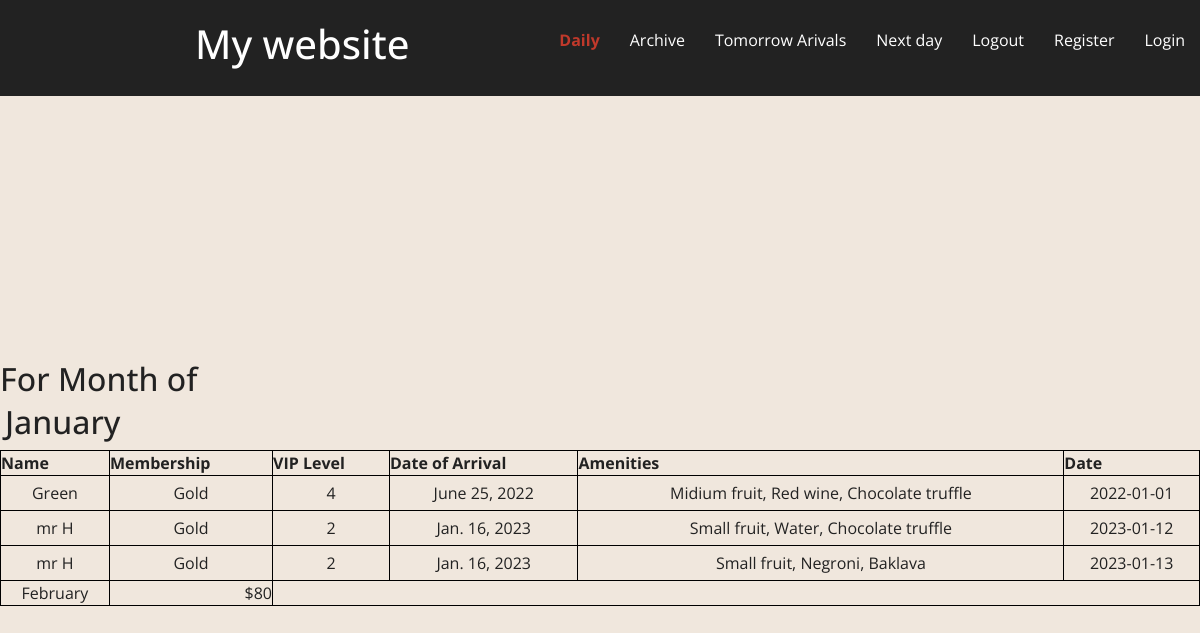
Page /total/January on the committed database.
### calc/models.py (models this page shows, shortened)
class InputAmenity(models.Model):
    big_id = models.BigAutoField(primary_key=True)
    name = models.CharField(max_length=300)
    membership = models.CharField(max_length=400)
    arrival_date = models.CharField(max_length=100)
    checkout_date = models.CharField(max_length=100, default='18/12/2022')
    returns = models.IntegerField(default=0)
    vip_level = models.IntegerField(default=0)
    guests_count = models.IntegerField(default=1)
    room_allocation = models.IntegerField(default=100)
    num_of_fruit = models.IntegerField(default=1, blank=True, null=True)
    fruit_amenity = models.CharField(
        max_length=200, choices=FRUIT, blank=True, null=True)
    num_of_drink = models.IntegerField(default=0, blank=True, null=True)
    drink_amenity = models.CharField(
        max_length=200, choices=DRINK, blank=True, null=True)
    num_of_dessert = models.IntegerField(default=1, blank=True, null=True)
    dessert_amenity = models.CharField(
        max_length=200, choices=DESSERT, blank=True, null=True)
    birthday_amenity = models.CharField(
        max_length=200, choices=BIRTHDAY, blank=True, null=True)
    month = models.CharField(max_length=300, choices=MONTHS)
    date = models.DateField(auto_now_add=True)

### calc/views.py (the view)
# urls.py: path('total/<str:months>', views.total, name='total'),
def total(request, months):
    lrg_fruit = []
    mid_fruit = []
    small_fruit = []
    long_stay = []
    fruit = []
    drink = []
    pastry = []
    data = InputAmenity.objects.filter(month=months)
    for i in DATA:
        if i.month == months:
            if i.fruit_amenity == 'Large fruit':
                lrg_fruit.append(i.fruit_amenity)
            elif i.fruit_amenity == 'Midium fruit':
                mid_fruit.append(i.fruit_amenity)
            else:
                small_fruit.append(i.fruit_amenity)
            for e in FRUIT:
                if i.fruit_amenity == e:
                    fruit.append(e)
            for d in DRINK:
                if i.drink_amenity == d:
                    drink.append(d)
            for s in DESSERT:
                if i.dessert_amenity == s:
                    pastry.append(s)
                    print(s)
    for j in DATA_LONG_STAY:
        if j.month == months:
            long_stay.append(j)
    return render(request, 'calc/total.html', {
        'fruits': len(lrg_fruit),
        'sm_fruits': len(small_fruit),
        'mid_fruits': len(mid_fruit),
        'longstay': len(long_stay),
        'month': months,
        'data': data
    })

### calc/templates/calc/total.html (shortened to what this page needs)
{% extends "calc/base.html" %}
{% load static %}
{% block body %}
<div class="month" >
  <h2>For Month of <p id="month">{{month}}</p></h2>
</div>
<table style="width:100%">
    <tr>
      <th>Name</th>
      <th>Membership</th>
      <th>VIP Level</th>
      <th>Date of Arrival</th>
      <th>Amenities</th>
      <th>Date</th>
    </tr>
    {% for d in data %}
    <tr>
      <td><p>{{d.name}}</p></td>
      <td >{{d.membership}}</td>
      <td>{{d.vip_level}}</td>
      <td>{{d.date}}</td>
      <td class="amenities">{{d.fruit_amenity}}, {{ d.drink_amenity}}, {{d.dessert_amenity}}</td>
      <td>{{d.arrival_date}}</td>
    </tr>
    {% endfor %}
    <tr>
        <tr>
      <td>February</td>
      <td style="text-align:right">$80</td>
    </tr>
  </table>
  <div class="total">
    <ul id="total">
        <li></li>
    </ul>
</div>
{% endblock %}

### calc/static/style.css (style rules this page uses)
* { box-sizing: border-box; margin: 0; padding: 0; }
body { font-family: 'Open Sans', sans-serif; color: #222; padding-bottom: 50px; padding-top: 20%; }

### calc/templates/calc/base.html (style rules this page uses)
body { background-color: rgb(207, 203, 190); }

### calc/templates/calc/total.html (style rules this page uses)
body { background-color: rgb(240, 231, 221); }
table, th, td { border: 1px solid black; }
td { text-align: center; }
p { margin: 5px; }

### rows in the picture
InputAmenity: name "Green", membership "Gold", vip_level "4", date "June 25, 2022", fruit_amenity "Midium fruit", drink_amenity "Red wine", dessert_amenity "Chocolate truffle", arrival_date "2022-01-01"
InputAmenity: name "mr H", membership "Gold", vip_level "2", date "Jan. 16, 2023", fruit_amenity "Small fruit", drink_amenity "Water", dessert_amenity "Chocolate truffle", arrival_date "2023-01-12"
InputAmenity: name "mr H", membership "Gold", vip_level "2", date "Jan. 16, 2023", fruit_amenity "Small fruit", drink_amenity "Negroni", dessert_amenity "Baklava", arrival_date "2023-01-13"

### other values in the picture
{{ month }} "January"
